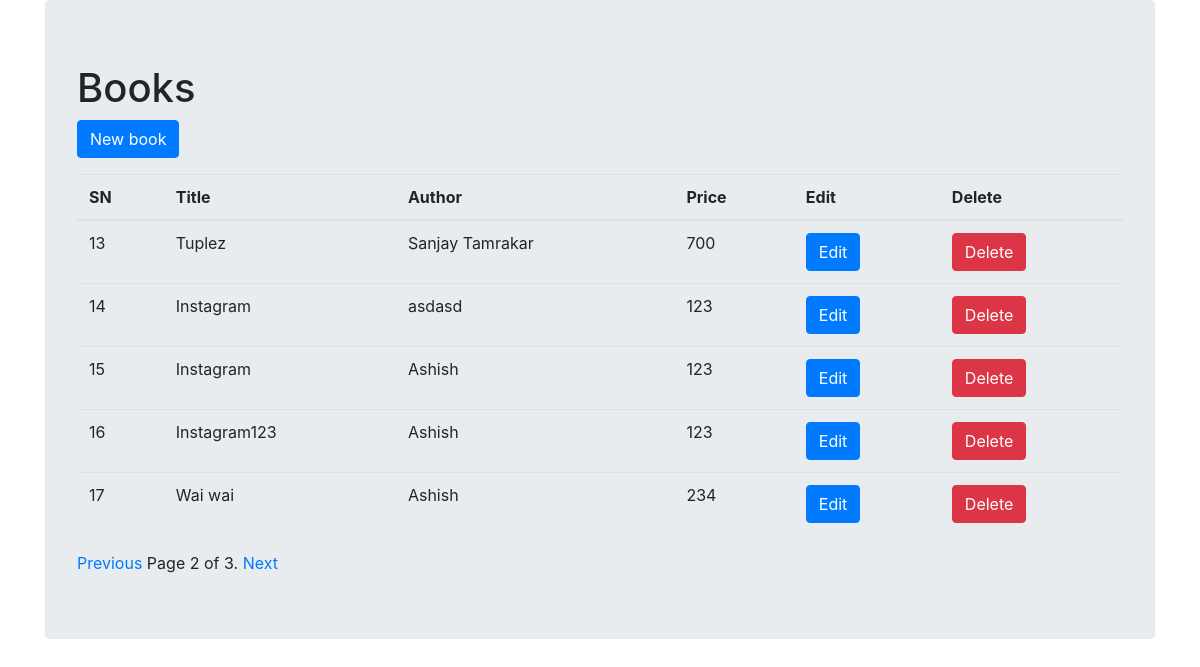
The page /book/?page=2 on the database its author committed.
### book/models.py (models this page shows, shortened)
class Book(models.Model):
	title = models.CharField(max_length=50)
	author = models.CharField(max_length=30, blank=False)
	price = models.IntegerField()

### book/views.py (the view)
# urls.py: path("book/", views.book_list, name="book_list"),
def book_list(request):
    book_list = Book.objects.all()
    paginator = Paginator(
        book_list, 5
    )  # Here 5 denotes that only 5 elements will be allowed to display in one page
    page = request.GET.get("page")
    try:
        books = paginator.page(page)
    except PageNotAnInteger:
        books = paginator.page(1)
    except EmptyPage:
        books = paginator.page(paginator.num_pages)
    return render(request, "book/book_list.html", {"page": page, "books": books})

### templates/book/book_list.html (shortened to what this page needs)
{% extends 'base.html' %}
{% block content %}
<div class="jumbotron">
    <h1 class="page-header">Books</h1>
    <p>
        <button type="button" class="btn btn-primary js-create-book">
            New book
        </button>
    </p>
    <table class="table" id="book-table">
        <thead>
            <tr>
                <th>SN</th>
                <th>Title</th>
                <th>Author</th>
                <th>Price</th>
                <th>Edit</th>
                <th>Delete</th>
            </tr>
        </thead>
        <tbody>
            {% for book in books %}
            <tr>
                <td>{{ book.id }}</td>
                <td>{{ book.title }}</td>
                <td>{{ book.author }}</td>
                <td>{{ book.price }}</td>
                <td><button type="button" class="btn btn-primary js-edit-book" id="{{book.id}}" data-toggle="modal" data-target="#modal-book">Edit</button></td>
                <td><button type="button" class="btn btn-danger js-delete-book" value ="{{book.id}}" data-toggle="modal" data-target="#modal-delete-book">Delete</button></td>
            </tr>
            {% empty %}
            <tr>
                <td colspan="7" class="text-center bg-warning">No book</td>
            </tr>
            {% endfor %}
        </tbody>
    </table>
    {% include "book/pagination.html" with page=books %}
{% endblock %}

### rows shown on the page
Book: id "13", title "Tuplez", author "Sanjay Tamrakar", price "700"
Book: id "14", title "Instagram", author "asdasd", price "123"
Book: id "15", title "Instagram", author "Ashish", price "123"
Book: id "16", title "Instagram123", author "Ashish", price "123"
Book: id "17", title "Wai wai", author "Ashish", price "234"

### other values the page prints
{{ page.number }} "2"
{{ page.paginator.num_pages }} "3"
